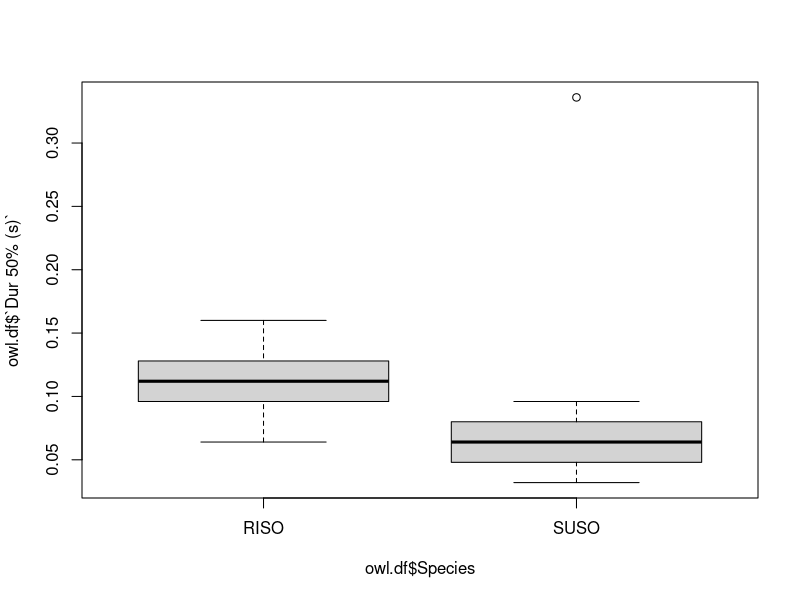
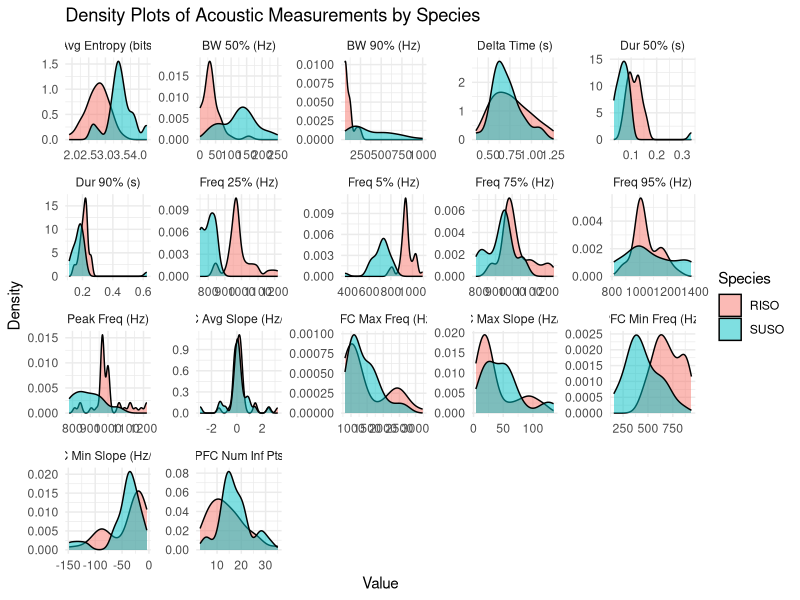
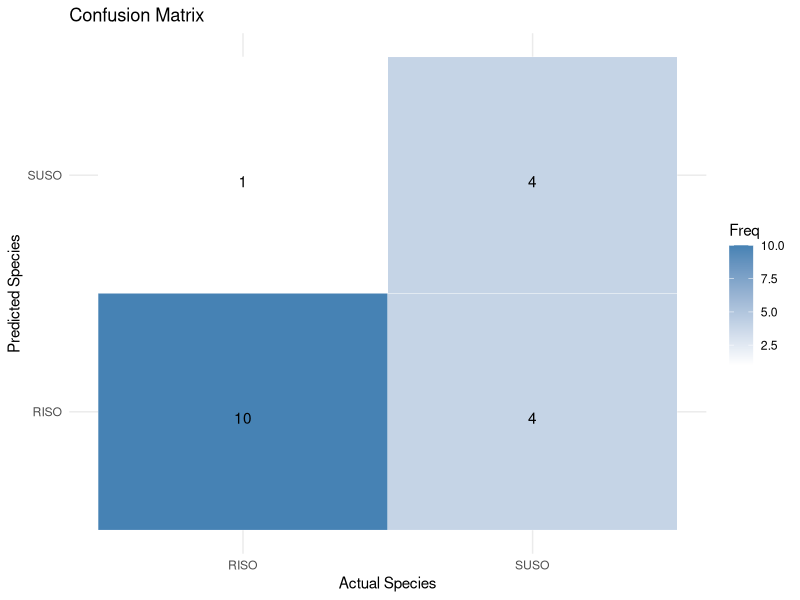

These charts were generated, in order, by the following R code:
## ---- chunk 1
knitr::opts_chunk$set(echo = TRUE)
library(tidyverse)
library(caret)
library(randomForest)
## ---- chunk 2
owl.df <- read.table('data/Owl_Selection_Table.selections.txt',header=T,sep='\t',check.names=FALSE)
## ---- chunk 3

# Look at the first ten rows of the dataframe with the head() function
head(owl.df)

## ---- chunk 4

# View the dimensions of this dataframe. How many rows and columns?
dim(owl.df) # the first dimension refers to the rows, the second refers to the columns

## ---- chunk 5

# View the number of examples for each owl species 
number_of_examples <- owl.df %>%
  count(Species)

number_of_examples

## ---- chunk 6

# Convert "species" column to variable type "factor"
owl.df$Species <- factor(owl.df$Species)

## ---- chunk 7
boxplot(owl.df$`Dur 50% (s)`~owl.df$Species)
## ---- chunk 8

# List of columns to create density plots for
columns_to_plot <- c("Avg Entropy (bits)", "BW 50% (Hz)", "BW 90% (Hz)", "Delta Time (s)", 
                     "Dur 50% (s)", "Dur 90% (s)", "Freq 25% (Hz)", "Freq 5% (Hz)", 
                     "Freq 75% (Hz)", "Freq 95% (Hz)", "Peak Freq (Hz)", 
                     "PFC Avg Slope (Hz/ms)", "PFC Max Freq (Hz)", "PFC Max Slope (Hz/ms)",
                     "PFC Min Freq (Hz)", "PFC Min Slope (Hz/ms)", "PFC Num Inf Pts")

# Convert the dataframe from wide format to long format
# This allows us to have a single column for acoustic measurement values and another for measurement types
owl.df_long <- owl.df %>%
  # Select only the columns of interest: Species, and the acoustic measurements
  select(Species, all_of(columns_to_plot)) %>%
  # Pivot the dataframe to long format
  pivot_longer(cols = -c(Species), names_to = "Measurement", values_to = "Value")

# Create the multipanel density plot
ggplot(owl.df_long, aes(x = Value, fill = Species)) +
  # Add density plots with alpha blending for transparency
  geom_density(alpha = 0.5) +
  # Create a separate panel for each measurement type
  facet_wrap(~ Measurement, scales = "free") +
  # Add labels and a title
  labs(title = "Density Plots of Acoustic Measurements by Species",
       x = "Value",
       y = "Density") +
  # Apply a minimal theme for a clean look
  theme_minimal()


## ---- chunk 9

# Create a stratified split
set.seed(123)  # For reproducibility
trainIndex <- createDataPartition(owl.df$Species, p = 0.7, list = FALSE) # Here, p refers to the percentage of the dataset that will be used for training. So, p = 0.7 means that 70% of the examples will be used to train the model and 30% will be used to test the model. 

# Split the data into training and testing sets
owl.df.train <- owl.df[trainIndex, ]
owl.df.test <- owl.df[-trainIndex, ]

# Choose which acoustic measurements (features) you want to include to train your model
colnames(owl.df)
selected.features <- c(14,15) # replace with the column numbers of your choosing

# Check that predictor variables are numeric or logical
predictor_columns <- selected.features # Specify the correct columns for predictors
predictors_train <- owl.df.train[, predictor_columns]
predictors_test <- owl.df.test[, predictor_columns]

# Convert predictors to numeric if necessary
predictors_train <- data.frame(lapply(predictors_train, as.numeric))
predictors_test <- data.frame(lapply(predictors_test, as.numeric))
## ---- chunk 10

# Check the distribution in training and testing sets
print('Training Dataset')
table(owl.df.train$Species)

print('Test Dataset')
table(owl.df.test$Species)
## ---- chunk 11

# Train the random forest model
ml.model.rf <- randomForest::randomForest(x = predictors_train, y = owl.df.train$Species)

## ---- chunk 12

# View the random forest model
ml.model.rf 

## ---- chunk 13
# Make predictions using the trained model
new_predictions <- predict(ml.model.rf, predictors_test)

# Add predictions to the new data and save it
owl.df.test$Predicted_Species <- new_predictions

# Combine actual and predicted values
results <- data.frame(
  Actual = owl.df.test$Species,
  Predicted = new_predictions
)

## ---- chunk 14
# Create a confusion matrix
confusionMatrix <- confusionMatrix(results$Predicted, results$Actual)
print(confusionMatrix)
# Visualize the results
# Create a confusion matrix plot
confusion_matrix_plot <- as.data.frame(table(results))
ggplot(confusion_matrix_plot, aes(x = Actual, y = Predicted)) +
  geom_tile(aes(fill = Freq), color = "white") +
  scale_fill_gradient(low = "white", high = "steelblue") +
  geom_text(aes(label = Freq), vjust = 1) +
  labs(title = "Confusion Matrix", x = "Actual Species", y = "Predicted Species") +
  theme_minimal()

